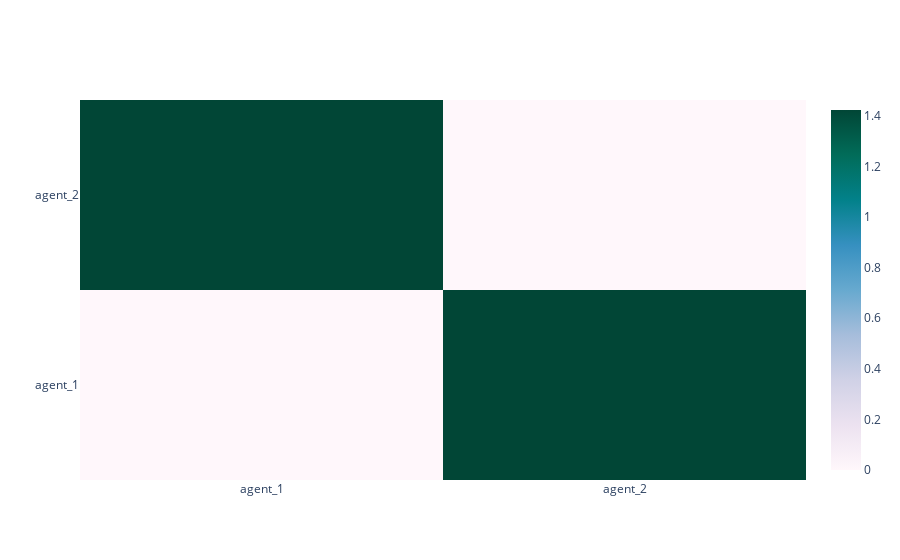

Notebook code for this chart:
### Code cell
fig = heatmap(
    net.similarity_heatmap(),
    x_labels=['agent_'+str(i+1) for i in range(len(net.agents))],
    y_labels=['agent_'+str(i+1) for i in range(len(net.agents))]
)
fig.show()

### Figure 1 — Plotly figure (JSON) as saved in the notebook; plotly's stock layout.template omitted (floating-point values rounded to 4 significant figures)
{"data": [{"colorscale": [[0.0, "rgb(255,247,251)"], [0.125, "rgb(236,226,240)"], [0.25, "rgb(208,209,230)"], [0.375, "rgb(166,189,219)"], [0.5, "rgb(103,169,207)"], [0.625, "rgb(54,144,192)"], [0.75, "rgb(2,129,138)"], [0.875, "rgb(1,108,89)"], [1.0, "rgb(1,70,54)"]], "hoverongaps": false, "x": ["agent_1", "agent_2"], "y": ["agent_1", "agent_2"], "z": [[0.0, 1.423], [1.423, 0.0]], "type": "heatmap"}], "layout": {}}
